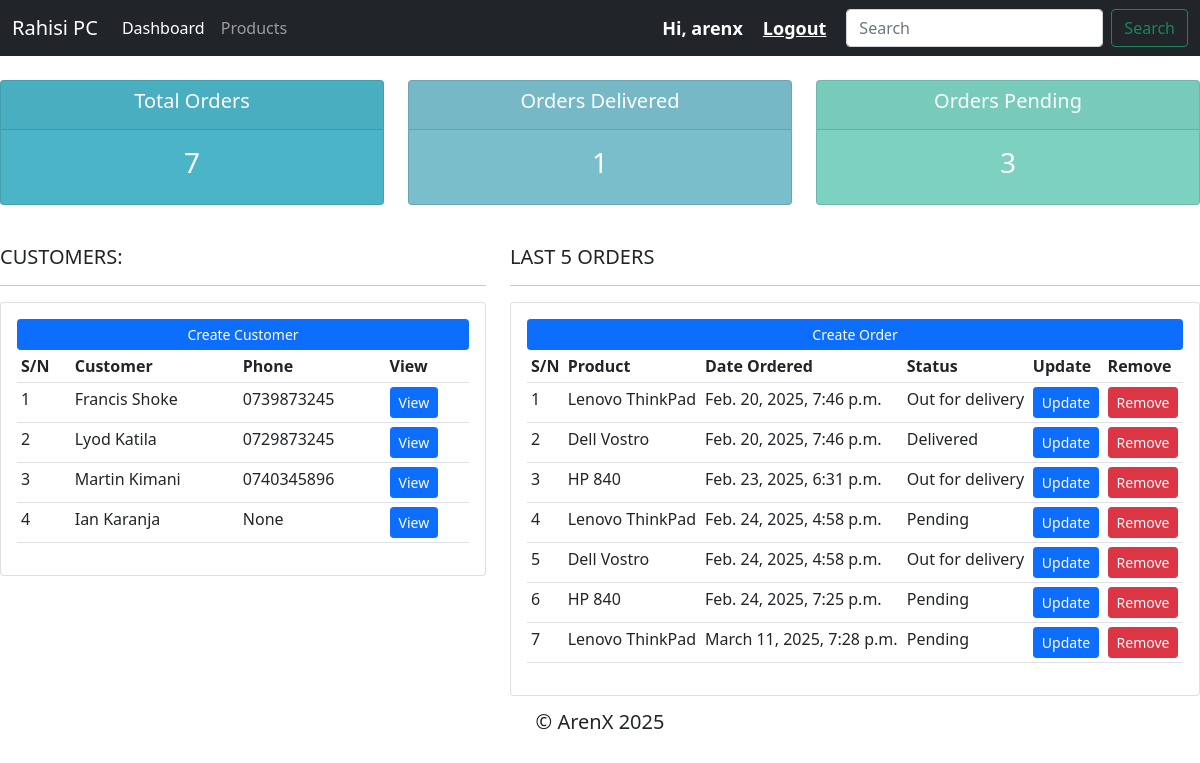
Before: / (signed in) with the older database file.
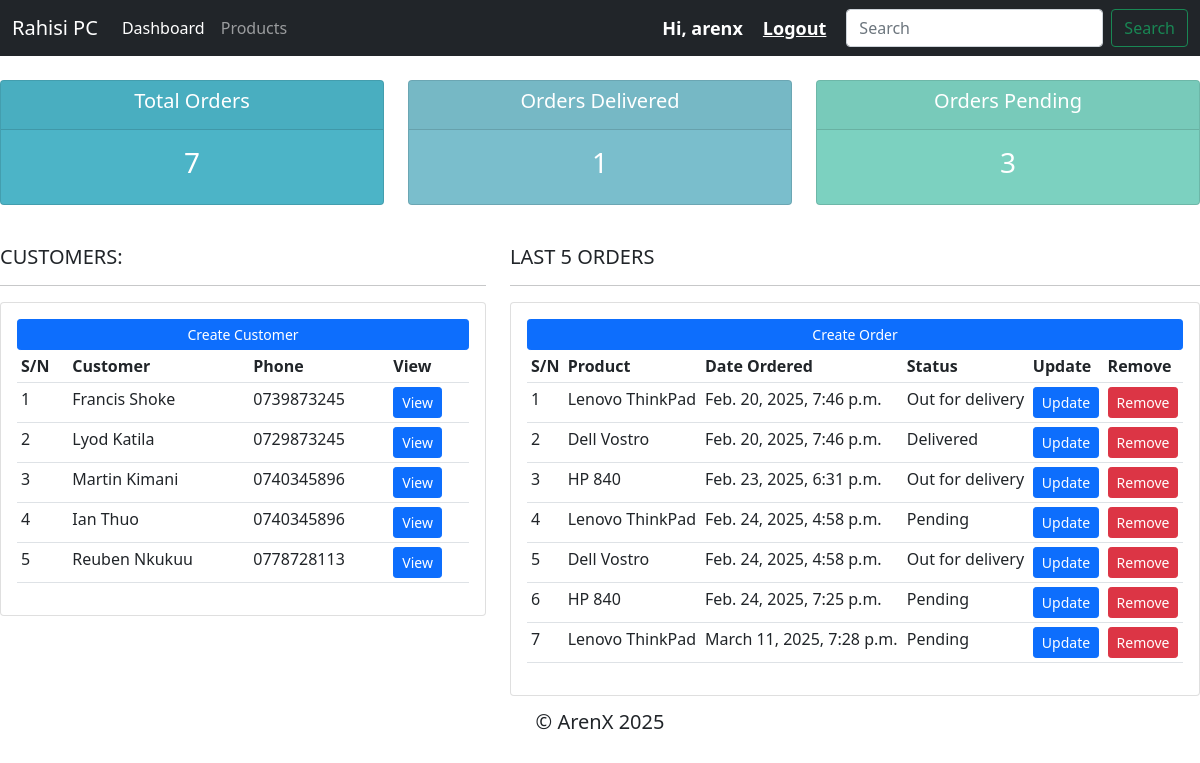
After: the same page with the newer database file.
### accounts/models.py (models this page shows, shortened)
class Customer(models.Model):
    user = models.OneToOneField(User, on_delete=models.CASCADE, null=True)
    name = models.CharField(max_length=200, null=True)
    phone = models.CharField(max_length=200, null=True)
    email = models.CharField(max_length=200, null=True)
    profile_pic = models.ImageField(default="avatar.png",null=True, blank=True)
    date_created = models.DateTimeField(auto_now_add=True, null=True)

class Order(models.Model):
    STATUS = (
        ('Pending', 'Pending'),
        ('Out for delivery', 'Out for delivery'),
        ('Delivered', 'Delivered'),
    )
    customer = models.ForeignKey(Customer, null=True, on_delete=models.SET_NULL)
    product = models.ForeignKey(Product, null=True, on_delete=models.SET_NULL)
    status = models.CharField(max_length=200, null=True, choices=STATUS)
    date_created = models.DateTimeField(auto_now_add=True, null=True)

class Product(models.Model):
    CATEGORY = (
        ('Desktop', 'Desktop'),
        ('Laptop', 'Laptop'),
    )
    name = models.CharField(max_length=200, null=True)
    price = models.FloatField(null=True)
    category = models.CharField(max_length=200, null=True, choices=CATEGORY)
    description = models.CharField(max_length=200, null=True)
    date_created = models.DateTimeField(auto_now_add=True, null=True)
    tags = models.ManyToManyField(Tag)
    def __str__(self):
        return self.name

### accounts/decorators.py (the view)
    def wrapper_func(request, *args, **kwargs):
        group = None
        if request.user.groups.exists():
            group = request.user.groups.all()[0].name
        if group == 'customer':
            return redirect('user_page')
        if group == 'admin':
            return view_func(request, *args, **kwargs)
        return HttpResponse('You are not allocated to a group!')

### accounts/views.py (called while the page is built)
@login_required(login_url='login')
@admin_only
def home(request):
    customers = Customer.objects.all()
    orders = Order.objects.all()
    total_orders = orders.count()
    orders_deliv = orders.filter(status='Delivered').count()
    orders_pending = orders.filter(status='Pending').count()
    context = {
        'customers': customers,
        'orders': orders,
        'total_orders': total_orders,
        'orders_d': orders_deliv,
        'orders_p': orders_pending
    }
    return render(request, 'accounts/dashboard.html', context)

### accounts/templates/accounts/dashboard.html
{% extends 'accounts/base.html' %}
{% block ufala %}
{% include "accounts/status.html" %}
<br>
<div class="row">
    <div class="col-md-5">
        <h5>CUSTOMERS:</h5>
        <hr>
        <div class="card card-body">
            <a href="" class="btn btn-primary btn-sm btn-block">Create Customer</a>
            <table class="table table-sm">
                <tr>
                    <th>S/N</th>
                    <th>Customer</th>
                    <th>Phone</th>
                    <th>View</th>
                </tr>
                {% for customer in customers %}
                <tr>
                    <td>{{forloop.counter}}</td>
                    <td>{{customer.name}}</td>
                    <td>{{customer.phone}}</td>
                    <td><a href="{% url "customer" customer.id %}" class="btn btn-sm btn-primary">View</a></td>
                </tr>
                {% endfor %}
            </table>
        </div>
    </div>
    <div class="col-md-7">
        <h5>LAST 5 ORDERS</h5>
        <hr>
        <div class="card card-body">
            <a href="" class="btn btn-primary btn-sm btn-block">Create Order</a>
            <table class="table table-sm">
                <tr>
                    <th>S/N</th>
                    <th>Product</th>
                    <th>Date Ordered</th>
                    <th>Status</th>
                    <th>Update</th>
                    <th>Remove</th>
                </tr>
                {% for order in orders %}
                <tr>
                    <td>{{forloop.counter}}</td>
                    <td>{{order.product}}</td>
                    <td>{{order.date_created}}</td>
                    <td>{{order.status}}</td>
                    <td><a href="{% url "update_order" order.id %}" class="btn btn-sm btn-primary">Update</a></td>
                    <td><a href="{% url "delete_order" order.id %}" class="btn btn-sm btn-danger">Remove</a></td>
                </tr>
                {% endfor %}
            </table>
        </div>
    </div>
</div>
{% endblock %}

Changed rows visible on the page:
changed Customer: name "Ian Karanja" → "Ian Thuo"; phone "None" → "0740345896"
added Customer: name "Reuben Nkukuu", phone "0778728113"
